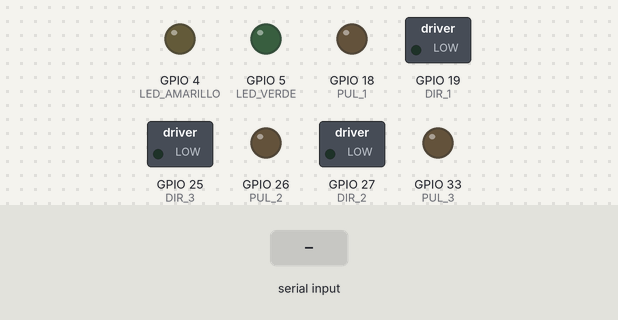
Bench run of a sketch on a simulated ESP32. Parts: switched loads named in the sketch (green lamp = pin HIGH), output pins drawn as LEDs (lit = HIGH). Inputs (shaded band) come from the test bench.

Above: at 1.2 s.
1.3 s: "90,45,200,10\n" received over Serial
At 2.6 s:
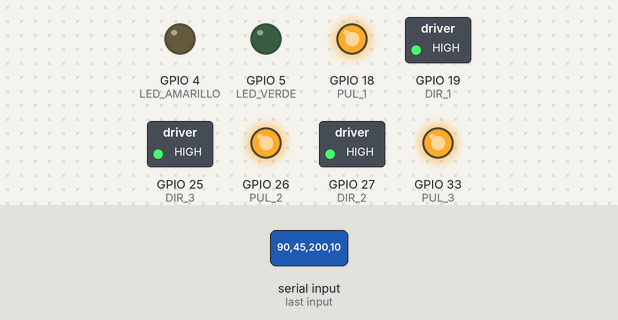
Timing chart, 0 to 4.3 s (numbered marks = the images above; inputs shaded):
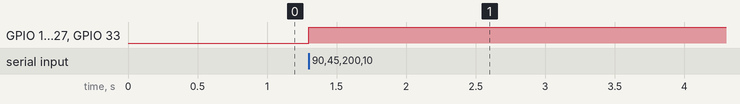

The sketch:

Mover_motores_esp32_v2.ino
```cpp
#include <math.h>   // Funciones matemáticas

// ================== PARÁMETROS DEL ROBOT DELTA (en metros) ==================
const float L1 = 0.17;        // brazo superior
const float L2 = 0.32513;     // brazo inferior
const float ra = 0.116;       // radio base
const float rb = 0.05713;     // radio plataforma
const float r  = ra - rb;     // diferencia de radios
const float theta[3] = {0.0, 2.0 * PI / 3.0, -2.0 * PI / 3.0}; // 0°, 120°, -120°

// ================== PINES (ajústalos si usas otros) ==================
#define PUL_1 18
#define DIR_1 19
#define PUL_2 26
#define DIR_2 27
#define PUL_3 33
#define DIR_3 25

// LEDs (1 = blanca -> VERDE ; 2 = amarilla -> AMARILLO)
#define LED_VERDE    5
#define LED_AMARILLO 4

// ================== CONFIGURACIÓN DE MOTOR ==================
const int steps_per_revolution = 1600; // depende del microstepping
const int pulse_delay = 200;           // us entre pasos (velocidad)

// ================== ESTADO ==================
float current_phi[3] = {0,0,0};  // ángulos actuales (rad)

// ================== HOME “SOFTWARE” ==================
const float HOME_POS[3] = {0.0, 0.0, 0.2309};  // X,Y,Z en metros
float phi_home[3];                              // ángulos que corresponden al HOME_POS

long steps_prev_M1 = 0;
long steps_prev_M2 = 0;
long steps_prev_M3 = 0;

void setup() {
  Serial.begin(9600);

  pinMode(PUL_1, OUTPUT); pinMode(DIR_1, OUTPUT);
  pinMode(PUL_2, OUTPUT); pinMode(DIR_2, OUTPUT);
  pinMode(PUL_3, OUTPUT); pinMode(DIR_3, OUTPUT);

  pinMode(LED_VERDE, OUTPUT);
  pinMode(LED_AMARILLO, OUTPUT);

  digitalWrite(PUL_1, LOW);
  digitalWrite(PUL_2, LOW);
  digitalWrite(PUL_3, LOW);
  digitalWrite(LED_VERDE, LOW);
  digitalWrite(LED_AMARILLO, LOW);

  // “SOFTWARE HOME”: se calcula el ángulo equivalente a HOME_POS
  CI(HOME_POS, phi_home);
  for (int i = 0; i < 3; i++) current_phi[i] = phi_home[i];
}

void loop() {
  if (!Serial.available()) return;

  String data = Serial.readStringUntil('\n');
  data.trim();
  if (data.length() < 3) return;

  int idx1 = data.indexOf(',');
  int idx2 = data.indexOf(',', idx1 + 1);
  int idx3 = data.indexOf(',', idx2 + 1);
  if (idx1 <= 0 || idx2 <= idx1 || idx3 <= idx2) return;

  float X = data.substring(0, idx1).toFloat();
  float Y = data.substring(idx1 + 1, idx2).toFloat();
  float Z = data.substring(idx2 + 1, idx3).toFloat();
  int clase = data.substring(idx3 + 1).toInt();

  // LEDs según clase
  if (clase == 1) {
    digitalWrite(LED_VERDE, HIGH);
    digitalWrite(LED_AMARILLO, LOW);
  } else if (clase == 2) {
    digitalWrite(LED_VERDE, LOW);
    digitalWrite(LED_AMARILLO, HIGH);
  } else {
    digitalWrite(LED_VERDE, LOW);
    digitalWrite(LED_AMARILLO, LOW);
  }

  float Pd[3] = {X, Y, Z};
  float phi_target[3];
  CI(Pd, phi_target);

  float tiempo_s = millis() / 1000.0;
  Phi_to_STEP_DIR_M1(tiempo_s, phi_target[0], steps_prev_M1);
  Phi_to_STEP_DIR_M2(tiempo_s, phi_target[1], steps_prev_M2);
  Phi_to_STEP_DIR_M3(tiempo_s, phi_target[2], steps_prev_M3);
}

void CI(const float Pd[3], float phi[3]) {
  const float Xp = Pd[0];
  const float Yp = Pd[1];
  const float Zp = Pd[2];

  for (int i = 0; i < 3; i++) {
    float E = 2 * L1 * (r - Xp*cos(theta[i]) - Yp*sin(theta[i]));
    float F = -2 * L1 * Zp;
    float G = Xp*Xp + Yp*Yp + Zp*Zp + r*r + L1*L1 - L2*L2 - 2*r*(Xp*cos(theta[i]) + Yp*sin(theta[i]));
    float D = sqrt(E*E + F*F - G*G);
    phi[i] = 2 * atan((-F - D) / (G - E));
  }
}

void Phi_to_STEP_DIR_M1(float tiempo, float phi, long &steps_prev_M1) {
  const float max_steps_per_second = 1000.0;
  const float Ts = 1e-3;
  int iterations_per_step = round((1.0 / Ts) / max_steps_per_second);
  long t1 = round(tiempo / Ts);
  if (iterations_per_step < 1) iterations_per_step = 1;

  const float deg_per_step = 360.0 / 1600.0;
  long steps_target = floor((180*phi/PI) / deg_per_step);

  int DIR = (steps_target > steps_prev_M1) ? LOW : HIGH;
  digitalWrite(DIR_1, DIR);

  // Pulso STEP
  digitalWrite(PUL_1, LOW);
  if ((steps_target != steps_prev_M1) && (t1 % iterations_per_step == 0)) {
    digitalWrite(PUL_1, HIGH);
    delayMicroseconds(5); // único delay por pulso
    if (DIR == LOW) steps_prev_M1++; else steps_prev_M1--;
  }
}

void Phi_to_STEP_DIR_M2(float tiempo, float phi, long &steps_prev_M2) {
  const float max_steps_per_second = 1000.0;
  const float Ts = 1e-3;
  int iterations_per_step = round((1.0 / Ts) / max_steps_per_second);
  long t2 = round(tiempo / Ts);
  if (iterations_per_step < 1) iterations_per_step = 1;

  const float deg_per_step = 360.0 / 1600.0;
  long steps_target = floor((180*phi/PI) / deg_per_step);

  int DIR = (steps_target > steps_prev_M2) ? LOW : HIGH;
  digitalWrite(DIR_2, DIR);

  digitalWrite(PUL_2, LOW);
  if ((steps_target != steps_prev_M2) && (t2 % iterations_per_step == 0)) {
    digitalWrite(PUL_2, HIGH);
    delayMicroseconds(5);
    if (DIR == LOW) steps_prev_M2++; else steps_prev_M2--;
  }
}

void Phi_to_STEP_DIR_M3(float tiempo, float phi, long &steps_prev_M3) {
  const float max_steps_per_second = 1000.0;
  const float Ts = 1e-3;
  int iterations_per_step = round((1.0 / Ts) / max_steps_per_second);
  long t3 = round(tiempo / Ts);
  if (iterations_per_step < 1) iterations_per_step = 1;

  const float deg_per_step = 360.0 / 1600.0;
  long steps_target = floor((180*phi/PI) / deg_per_step);

  int DIR = (steps_target > steps_prev_M3) ? LOW : HIGH;
  digitalWrite(DIR_3, DIR);

  digitalWrite(PUL_3, LOW);
  if ((steps_target != steps_prev_M3) && (t3 % iterations_per_step == 0)) {
    digitalWrite(PUL_3, HIGH);
    delayMicroseconds(5);
    if (DIR == LOW) steps_prev_M3++; else steps_prev_M3--;
  }
}
```

Measured:
- after the input at 1.3 s, GPIO 18 (PUL_1), GPIO 19 (DIR_1), GPIO 25 (DIR_3), GPIO 26 (PUL_2), GPIO 27 (DIR_2), GPIO 33 (PUL_3): LOW → HIGH at once
